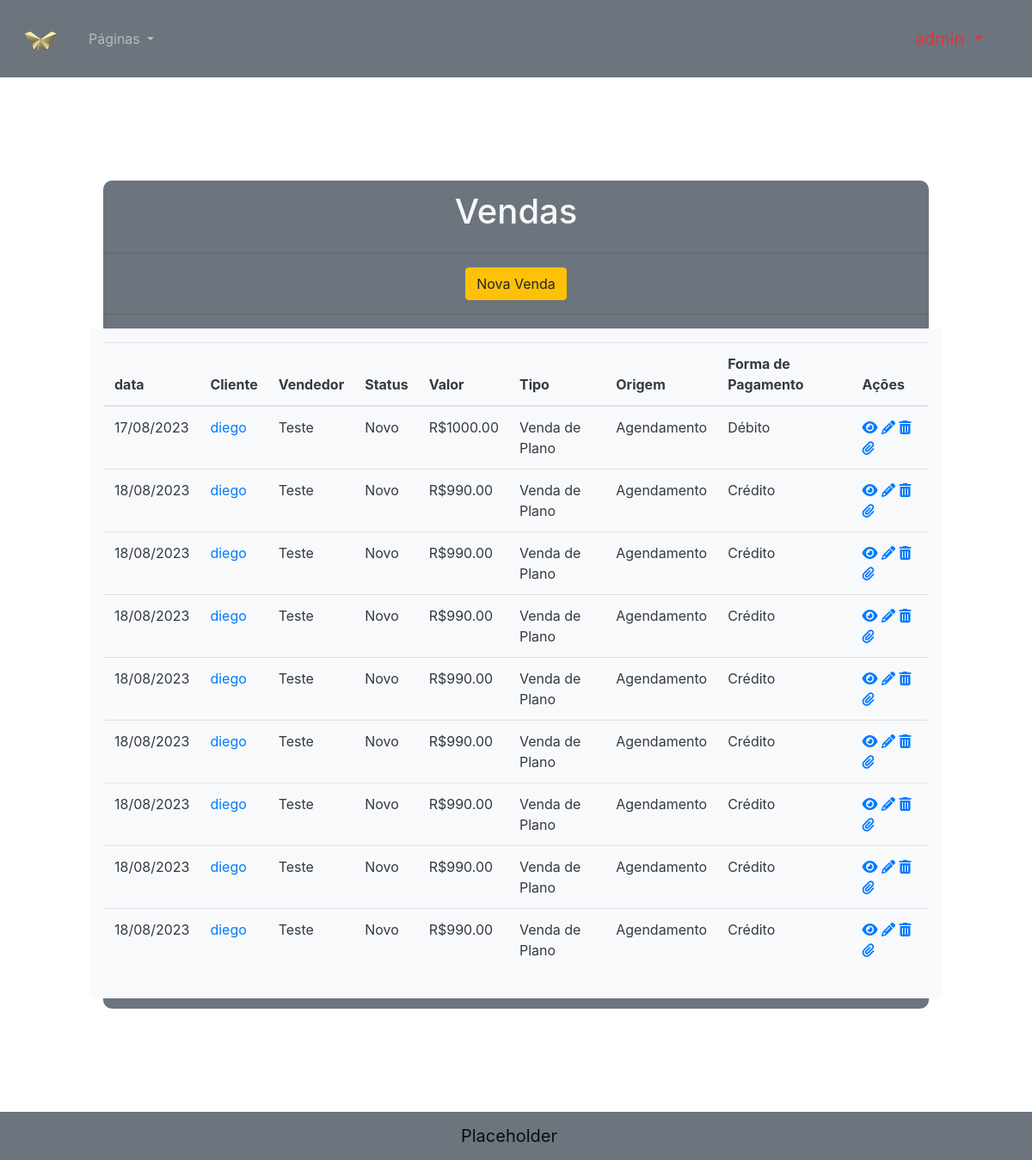
The app's page /payment/ (signed in) with its own data.
### main/models.py (models this page shows, shortened)
class Sale(models.Model):
    sale_type = models.ForeignKey("SaleType", null=True, blank=True, on_delete=models.SET_NULL) #plano, produto ou serviço
    account = models.ForeignKey("Account", null=True, blank=True, on_delete=models.SET_NULL)
    client = models.ForeignKey("Person", null=True, blank=True, on_delete=models.CASCADE)
    seller = models.ForeignKey("Employee", null=True, blank=True, on_delete=models.SET_NULL)
    status = models.ForeignKey("SaleStatus", null=True, blank=True, on_delete=models.SET_NULL)
    origin = models.ForeignKey("SaleOrigin", null=True, blank=True, on_delete=models.SET_NULL)
    service = models.ForeignKey("SaleService", null=True, blank=True, on_delete=models.SET_NULL) #service = o que estão vendendo
    payment_type = models.ForeignKey("PaymentType", null=True, blank=True, on_delete=models.SET_NULL)
    discount_is_percent = models.BooleanField(default=False)
    discount = models.DecimalField(null=True, blank=True, decimal_places=2, max_digits=8)
    sessions = models.IntegerField(null=True, blank=True)
    obs = models.CharField(max_length=200, null=True, blank=True)
    date = models.DateField(null=True, blank=True)
    final_price = models.DecimalField(max_digits=8, null=True, blank=True, decimal_places=2)

class Person(models.Model):
    name = models.CharField(max_length=50)
    cpf = models.CharField(max_length=14)
    birth_date = models.DateField()
    gender = models.ForeignKey("Gender", null=True, blank=True, on_delete=models.SET_NULL)
    phone = models.CharField(max_length=14)
    cellphone = models.CharField(max_length=15)
    email = models.EmailField(max_length=128)
    cep = models.CharField(max_length=9, null=True, blank=True)
    address = models.CharField(max_length=100, null=True, blank=True)
    city = models.CharField(max_length=30, null=True, blank=True)
    district = models.CharField(max_length=30, null=True, blank=True)
    UF = models.CharField(max_length=2, null=True, blank=True)
    complement = models.CharField(max_length=30, null=True, blank=True)
    def __str__(self):
        return self.name
    class Meta:
        verbose_name = 'Cliente'
        verbose_name_plural = 'Clientes'

class Employee(models.Model): #Employee = User?
    name = models.CharField(max_length=50, verbose_name="Nome")
    def __str__(self):
        return self.name
    class Meta:
        verbose_name = 'Funcionário'
        verbose_name_plural = 'Funcionários'

class SaleStatus(models.Model): #novo, pendente, agendado ou cancelado
    name = models.CharField(max_length=20, verbose_name="Nome")
    def __str__(self):
        return self.name
    class Meta:
        verbose_name="Status de Venda"
        verbose_name_plural="Status de Venda"

class SaleType(models.Model): #plano, produto ou serviço
    name = models.CharField(max_length=80, verbose_name="Nome")

class SaleOrigin(models.Model):
    name = models.CharField(max_length=40, verbose_name="Nome")
    class Meta:
        verbose_name = 'Origem de Venda'
        verbose_name_plural = 'Origens de Venda'

class PaymentType(models.Model):
    name = models.CharField(max_length=30, verbose_name="Nome")
    has_tax = models.BooleanField(default=False, verbose_name="Tem Taxa?")
    taxa = models.DecimalField(max_digits=5, decimal_places=2, verbose_name = 'Dias p/ recebimento', null=True, blank=True)
    class Meta:
        verbose_name="Forma de Pagamento"
        verbose_name_plural="Formas de Pagamento"

### main/views.py (the view)
# urls.py: path("payment/", views.ListSale, name="list_sale"),
@login_required(login_url="/login/")
@user_passes_test(user_is_staff, login_url="login")
def ListSale(request):
    sale_list = Sale.objects.all()
    context = {
        "perms":request.user.get_all_permissions(),
        "username" : request.user,
        "sale_list" : sale_list
    }
    return render(request, "html/list_sale.html", context)

### main/views.py (called while the page is built)
def user_is_staff(user):
    return user.groups.filter(name='Financeiro').exists() or user.is_superuser

### main/templates/html/list_sale.html (shortened to what this page needs)
{% extends "./main.html" %}
{% load static%}
    {% block scripts %}
    <link href="https://cdn.datatables.net/v/dt/jq-3.7.0/jszip-3.10.1/dt-1.13.6/b-2.4.1/b-colvis-2.4.1/b-html5-2.4.1/b-print-2.4.1/cr-1.7.0/date-1.5.1/r-2.5.0/rr-1.4.1/sc-2.2.0/sb-1.5.0/sp-2.2.0/sl-1.7.0/sr-1.3.0/datatables.min.css" rel="stylesheet">
    <link rel="stylesheet" href="{% static 'css/list_person.css' %}">
    {% endblock %}
    {% block body %}
        <div class="container-lg">
            <div class="bg-secondary box">
                <div class="row">
                    <h1 class="text-light">Vendas</h1>
                </div>
                <hr width="100" class="w-100">
                <div class="row">
                    <a href="{% url 'new_sale' %}" class="btn btn-warning">Nova Venda</a>
                </div>
                <hr width="100" class="w-100">
                <div class="row bg-light p-3" style="border-radius: 5px;">
                    <table id="table" class="table bg-light text-dark">
                        <thead>
                            <tr>
                                <th scope="col">data</th>
                                <th scope="col">Cliente</th>
                                <th scope="col">Vendedor</th>
                                <th scope="col">Status</th>
                                <th scope="col">Valor</th>
                                <th scope="col">Tipo</th>
                                <th scope="col">Origem</th>
                                <th scope="col">Forma de Pagamento</th>
                                <th scope="col">Ações</th>
                            </tr>
                        </thead>
                        <tbody>
                            {% for s in sale_list %}
                            <tr>
                                <td data-sort="YYYY-MM-DD" data-order="YYYY-MM-DD">{{s.date|date:'d/m/Y'}}</td>
                                <td><a target="_blank" {% if s.client %} href="{% url 'view_person' s.client.pk %}" {% else %} href="#" {% endif %}>{{s.client}}</a></th>
                                <td>{{s.seller}}</td>
                                <td>{{s.status}}</td>
                                <td>R${{s.final_price}}</td>
                                <td>Venda de {{s.sale_type.name}}</td>
                                <td>{{s.origin.name}}</td>
                                <td>{{s.payment_type.name}}</td>
                                <td>
                                    <a href="{% url 'view_sale' s.pk %}"><i class="fa-solid fa-eye"></i></a>
                                    <a href="{% url 'edit_sale' s.pk %}"><i class="fa fa-pencil" aria-hidden="true"></i></a>
                                    <a href="#" s_pk="{{s.pk}}" onclick="deleteSale(this)"><i class="fa fa-trash" aria-hidden="true"></i></a>
                                    <a href="{% url 'contrato' s.pk %}" target="_blank"><i class="fa fa-paperclip" aria-hidden="true"></i></a>
                                </td>
                            </tr>
                            {% endfor %}
                        </tbody>
                    </table>
                </div>
            </div>
        </div>
    {% endblock %}

### main/static/css/style.css (style rules this page uses)
body { min-height: 100vh; display: flex; flex-direction: column; }
.box { margin: 10%; display: flex; flex-direction: column; border-color: black; align-items: center; border-radius: 10px; background-color: antiquewhite; padding-bottom: 1%; padding-top: 1%; }

### records on screen
Sale: date "17/08/2023", client "diego", seller "Teste", status "Novo", final_price "1000.00", sale_type.name "Plano", origin.name "Agendamento", payment_type.name "Débito"
Sale: date "18/08/2023", client "diego", seller "Teste", status "Novo", final_price "990.00", sale_type.name "Plano", origin.name "Agendamento", payment_type.name "Crédito"
Sale: date "18/08/2023", client "diego", seller "Teste", status "Novo", final_price "990.00", sale_type.name "Plano", origin.name "Agendamento", payment_type.name "Crédito"
Sale: date "18/08/2023", client "diego", seller "Teste", status "Novo", final_price "990.00", sale_type.name "Plano", origin.name "Agendamento", payment_type.name "Crédito"
Sale: date "18/08/2023", client "diego", seller "Teste", status "Novo", final_price "990.00", sale_type.name "Plano", origin.name "Agendamento", payment_type.name "Crédito"
Sale: date "18/08/2023", client "diego", seller "Teste", status "Novo", final_price "990.00", sale_type.name "Plano", origin.name "Agendamento", payment_type.name "Crédito"
Sale: date "18/08/2023", client "diego", seller "Teste", status "Novo", final_price "990.00", sale_type.name "Plano", origin.name "Agendamento", payment_type.name "Crédito"
Sale: date "18/08/2023", client "diego", seller "Teste", status "Novo", final_price "990.00", sale_type.name "Plano", origin.name "Agendamento", payment_type.name "Crédito"
Sale: date "18/08/2023", client "diego", seller "Teste", status "Novo", final_price "990.00", sale_type.name "Plano", origin.name "Agendamento", payment_type.name "Crédito"
